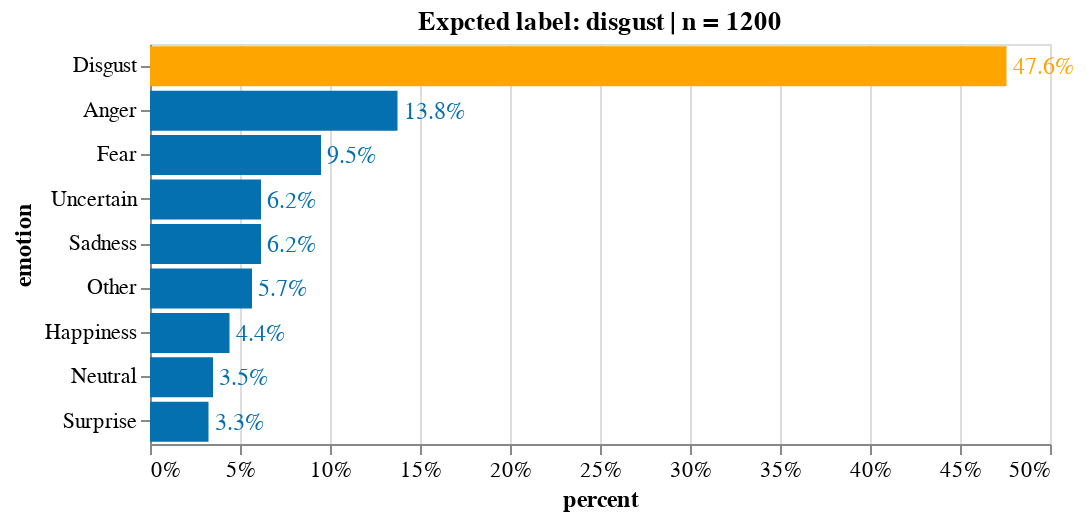

This figure's notebook cell:
### Markdown cell above
### Disgust

### Code cell
emotion = 'disgust'
df_formated = emotion_df_formated(df_emo_answers, emotion) # subset 'anger' rows
df_formated_ans = df_formated.drop(['photo_id', 'ethnicity', 'sex','age', 'label', 'url', 'photoId'], axis=1)

source = count_freq_labels(df_formated_ans, X="all") 
title = 'Expcted label: '+ emotion + ' | n = '+ source['counts'].sum().astype(str)
X, Y = 'percent:Q', 'emotion:N'
w, h= 450, 200
txs, ls, ts = 12, 11, 12


chart_disgust = simple_per_bar(
    source, title=title, X=X, Y=Y, \
    width=w, height=h,  emotion=emotion.capitalize(),\
    text_size = txs, label_size = ls, title_size=ts)

chart_disgust.display(renderer='svg')

### Figure 1 — Vega-Lite specification as saved in the notebook (floating-point values rounded to 4 significant figures)
{"config": {"view": {"continuousWidth": 400, "continuousHeight": 300}, "axis": {"labelFontSize": 11, "titleFontSize": 12}}, "layer": [{"mark": "bar", "encoding": {"color": {"condition": {"value": "orange", "test": "(datum.emotion === 'Disgust')"}, "value": "#0570b0"}, "x": {"type": "quantitative", "axis": {"format": ".0%"}, "field": "percent"}, "y": {"type": "nominal", "field": "emotion", "sort": "-x"}}, "title": "Expcted label: disgust | n = 1200"}, {"mark": {"type": "text", "align": "left", "baseline": "middle", "dx": 3, "fontSize": 12}, "encoding": {"color": {"condition": {"value": "orange", "test": "(datum.emotion === 'Disgust')"}, "value": "#0570b0"}, "text": {"type": "quantitative", "field": "percent", "format": ".1%"}, "x": {"type": "quantitative", "axis": {"format": ".0%"}, "field": "percent"}, "y": {"type": "nominal", "field": "emotion", "sort": "-x"}}, "title": "Expcted label: disgust | n = 1200"}], "data": {"name": "data-2bf2e6e665b907ddce3e70fc7d992478"}, "height": 200, "width": 450, "$schema": "https://vega.github.io/schema/vega-lite/v4.8.1.json", "datasets": {"data-2bf2e6e665b907ddce3e70fc7d992478": [{"counts": 571, "emotion": "Disgust", "percent": 0.4758}, {"counts": 165, "emotion": "Anger", "percent": 0.1375}, {"counts": 114, "emotion": "Fear", "percent": 0.095}, {"counts": 74, "emotion": "Uncertain", "percent": 0.06167}, {"counts": 74, "emotion": "Sadness", "percent": 0.06167}, {"counts": 68, "emotion": "Other", "percent": 0.05667}, {"counts": 53, "emotion": "Happiness", "percent": 0.04417}, {"counts": 42, "emotion": "Neutral", "percent": 0.035}, {"counts": 39, "emotion": "Surprise", "percent": 0.0325}]}}
